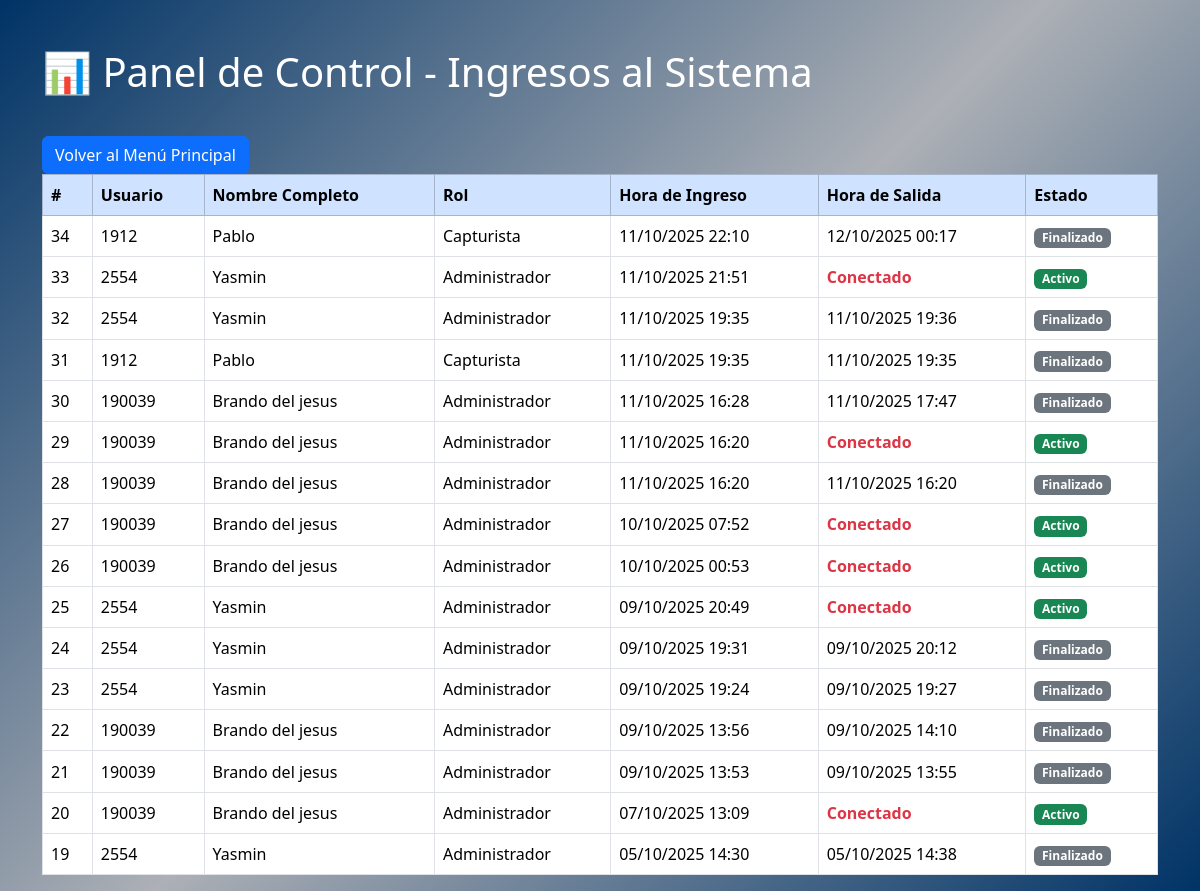
The page /Sistema_Integral/panel_control.php (signed in) on the database its author committed.
### tables this page shows
CREATE TABLE `registro_ingresos` (
  `id` int NOT NULL,
  `usuario` varchar(100) NOT NULL,
  `nombre_completo` varchar(255) NOT NULL,
  `rol` varchar(50) NOT NULL,
  `fecha_ingreso` datetime NOT NULL,
  `fecha_salida` datetime DEFAULT NULL
);

### Sistema_Integral/panel_control.php (the view, shortened to what this page needs)
<?php
 $conn = new mysqli("pdb1042.awardspace.net", "4528622_pisi", "sklike5522", "4528622_pisi");
$sql = "SELECT id, usuario, nombre_completo, rol, fecha_ingreso, fecha_salida FROM registro_ingresos ORDER BY fecha_ingreso DESC";
$result = $conn->query($sql);
?>
<!DOCTYPE html>
<html lang="es">
<head>
    <link href="https://cdn.jsdelivr.net/npm/bootstrap@5.3.3/dist/css/bootstrap.min.css" rel="stylesheet">
</head>
<body style="background: linear-gradient(135deg, #003366,#ADB0B6,#003366);  margin: 0;height: 100%; min-height: 100vh;">
<div class="container mt-5">
    <h1 class="mb-4 text-white">📊 Panel de Control - Ingresos al Sistema</h1>
        <a href="menu.php" class="btn btn-primary mt-3">
        <i class="bi bi-arrow-left-circle"></i> Volver al Menú Principal
    </a>
    <table class="table table-hover table-bordered align-middle">
        <thead class="table-primary">
            <tr>
                <th>#</th>
                <th>Usuario</th>
                <th>Nombre Completo</th>
                <th>Rol</th>
                <th>Hora de Ingreso</th>
                <th>Hora de Salida</th>
                <th>Estado</th>
            </tr>
        </thead>
        <tbody>
            <?php while($row = $result->fetch_assoc()): ?>
                <tr>
                    <td><?php echo htmlspecialchars($row['id']); ?></td>
                    <td><?php echo htmlspecialchars($row['usuario']); ?></td>
                    <td><?php echo htmlspecialchars($row['nombre_completo']); ?></td>
                    <td><?php echo htmlspecialchars($row['rol']); ?></td>
                    <td><?php echo date('d/m/Y H:i', strtotime($row['fecha_ingreso'])); ?></td>
                    <td>
                        <?php
                        if ($row['fecha_salida']) {
                            echo date('d/m/Y H:i', strtotime($row['fecha_salida']));
                        } else {
                            echo "<span class='text-danger fw-bold'>Conectado</span>";
                        }
                        ?>
                    </td>
                    <td>
                        <?php
                        if ($row['fecha_salida']) {
                            echo "<span class='badge bg-secondary'>Finalizado</span>";
                        } else {
                            echo "<span class='badge bg-success'>Activo</span>";
                        }
                        ?>
                    </td>
                </tr>
            <?php endwhile; ?>
        </tbody>
    </table>
</div>
</body>
</html>

### rows shown on the page
registro_ingresos: id "34", usuario "1912", nombre_completo "Pablo", rol "Capturista", fecha_ingreso "11/10/2025 22:10", fecha_salida "12/10/2025 00:17", shows "Finalizado"
registro_ingresos: id "33", usuario "2554", nombre_completo "Yasmin", rol "Administrador", fecha_ingreso "11/10/2025 21:51", shows "Conectado", shows "Activo"
registro_ingresos: id "32", usuario "2554", nombre_completo "Yasmin", rol "Administrador", fecha_ingreso "11/10/2025 19:35", fecha_salida "11/10/2025 19:36", shows "Finalizado"
registro_ingresos: id "31", usuario "1912", nombre_completo "Pablo", rol "Capturista", fecha_ingreso "11/10/2025 19:35", fecha_salida "11/10/2025 19:35", shows "Finalizado"
registro_ingresos: id "30", usuario "190039", nombre_completo "Brando del jesus", rol "Administrador", fecha_ingreso "11/10/2025 16:28", fecha_salida "11/10/2025 17:47", shows "Finalizado"
registro_ingresos: id "29", usuario "190039", nombre_completo "Brando del jesus", rol "Administrador", fecha_ingreso "11/10/2025 16:20", shows "Conectado", shows "Activo"
registro_ingresos: id "28", usuario "190039", nombre_completo "Brando del jesus", rol "Administrador", fecha_ingreso "11/10/2025 16:20", fecha_salida "11/10/2025 16:20", shows "Finalizado"
registro_ingresos: id "27", usuario "190039", nombre_completo "Brando del jesus", rol "Administrador", fecha_ingreso "10/10/2025 07:52", shows "Conectado", shows "Activo"
registro_ingresos: id "26", usuario "190039", nombre_completo "Brando del jesus", rol "Administrador", fecha_ingreso "10/10/2025 00:53", shows "Conectado", shows "Activo"
registro_ingresos: id "25", usuario "2554", nombre_completo "Yasmin", rol "Administrador", fecha_ingreso "09/10/2025 20:49", shows "Conectado", shows "Activo"
registro_ingresos: id "24", usuario "2554", nombre_completo "Yasmin", rol "Administrador", fecha_ingreso "09/10/2025 19:31", fecha_salida "09/10/2025 20:12", shows "Finalizado"
registro_ingresos: id "23", usuario "2554", nombre_completo "Yasmin", rol "Administrador", fecha_ingreso "09/10/2025 19:24", fecha_salida "09/10/2025 19:27", shows "Finalizado"
registro_ingresos: id "22", usuario "190039", nombre_completo "Brando del jesus", rol "Administrador", fecha_ingreso "09/10/2025 13:56", fecha_salida "09/10/2025 14:10", shows "Finalizado"
registro_ingresos: id "21", usuario "190039", nombre_completo "Brando del jesus", rol "Administrador", fecha_ingreso "09/10/2025 13:53", fecha_salida "09/10/2025 13:55", shows "Finalizado"
registro_ingresos: id "20", usuario "190039", nombre_completo "Brando del jesus", rol "Administrador", fecha_ingreso "07/10/2025 13:09", shows "Conectado", shows "Activo"
registro_ingresos: id "19", usuario "2554", nombre_completo "Yasmin", rol "Administrador", fecha_ingreso "05/10/2025 14:30", fecha_salida "05/10/2025 14:38", shows "Finalizado"
